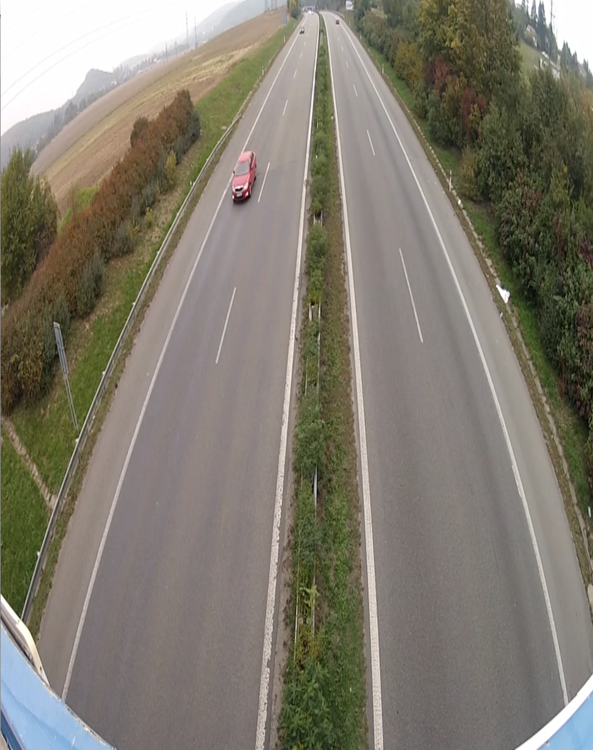
#> input picture dasdadasdasdasd.jpg, 593 x 750 px
$ python rectification.py dasdadasdasdasd.jpg
#> lines starting #> are read from the running program, lines starting #| are printed output that depends on the picture
"""Automated Rectification of Image.

References
----------
1.  Chaudhury, Krishnendu, Stephen DiVerdi, and Sergey Ioffe.
    "Auto-rectification of user photos." 2014 IEEE International Conference on
    Image Processing (ICIP). IEEE, 2014.
2.  Bazin, Jean-Charles, and Marc Pollefeys. "3-line RANSAC for orthogonal
    vanishing point detection." 2012 IEEE/RSJ International Conference on
    Intelligent Robots and Systems. IEEE, 2012.
"""

from skimage import feature, color, transform, io
import numpy as np
import logging
import cv2

def compute_edgelets(image, sigma=3):
    """Create edgelets as in the paper.

    Uses canny edge detection and then finds (small) lines using probabilstic
    hough transform as edgelets.

    Parameters
    ----------
    image: ndarray
        Image for which edgelets are to be computed.
    sigma: float
        Smoothing to be used for canny edge detection.

    Returns
    -------
    locations: ndarray of shape (n_edgelets, 2)
        Locations of each of the edgelets.
    directions: ndarray of shape (n_edgelets, 2)
        Direction of the edge (tangent) at each of the edgelet.
    strengths: ndarray of shape (n_edgelets,)
        Length of the line segments detected for the edgelet.
    """
    gray_img = color.rgb2gray(image)
    edges = feature.canny(gray_img, sigma)
    lines = transform.probabilistic_hough_line(edges, line_length=3,
                                               line_gap=2)

    locations = []
    directions = []
    strengths = []

    for p0, p1 in lines:
        p0, p1 = np.array(p0), np.array(p1)
        locations.append((p0 + p1) / 2)
        directions.append(p1 - p0)
        strengths.append(np.linalg.norm(p1 - p0))

    # convert to numpy arrays and normalize
    locations = np.array(locations)
    directions = np.array(directions)
    strengths = np.array(strengths)

    directions = np.array(directions) / \
        np.linalg.norm(directions, axis=1)[:, np.newaxis]

    return (locations, directions, strengths)


def edgelet_lines(edgelets):
    """Compute lines in homogenous system for edglets.

    Parameters
    ----------
    edgelets: tuple of ndarrays
        (locations, directions, strengths) as computed by `compute_edgelets`.

    Returns
    -------
    lines: ndarray of shape (n_edgelets, 3)
        Lines at each of edgelet locations in homogenous system.
    """
    locations, directions, _ = edgelets
    normals = np.zeros_like(directions)
    normals[:, 0] = directions[:, 1]
    normals[:, 1] = -directions[:, 0]
    p = -np.sum(locations * normals, axis=1)
    lines = np.concatenate((normals, p[:, np.newaxis]), axis=1)
    return lines


def compute_votes(edgelets, model, threshold_inlier=5):
    """Compute votes for each of the edgelet against a given vanishing point.

    Votes for edgelets which lie inside threshold are same as their strengths,
    otherwise zero.

    Parameters
    ----------
    edgelets: tuple of ndarrays
        (locations, directions, strengths) as computed by `compute_edgelets`.
    model: ndarray of shape (3,)
        Vanishing point model in homogenous cordinate system.
    threshold_inlier: float
        Threshold to be used for computing inliers in degrees. Angle between
        edgelet direction and line connecting the  Vanishing point model and
        edgelet location is used to threshold.

    Returns
    -------
    votes: ndarry of shape (n_edgelets,)
        Votes towards vanishing point model for each of the edgelet.

    """
    vp = model[:2] / model[2]

    locations, directions, strengths = edgelets

    est_directions = locations - vp
    dot_prod = np.sum(est_directions * directions, axis=1)
    abs_prod = np.linalg.norm(directions, axis=1) * \
        np.linalg.norm(est_directions, axis=1)
    abs_prod[abs_prod == 0] = 1e-5

    cosine_theta = dot_prod / abs_prod
    theta = np.arccos(np.abs(cosine_theta))

    theta_thresh = threshold_inlier * np.pi / 180
    return (theta < theta_thresh) * strengths


def ransac_vanishing_point(edgelets, num_ransac_iter=2000, threshold_inlier=5):
    """Estimate vanishing point using Ransac.

    Parameters
    ----------
    edgelets: tuple of ndarrays
        (locations, directions, strengths) as computed by `compute_edgelets`.
    num_ransac_iter: int
        Number of iterations to run ransac.
    threshold_inlier: float
        threshold to be used for computing inliers in degrees.

    Returns
    -------
    best_model: ndarry of shape (3,)
        Best model for vanishing point estimated.

    Reference
    ---------
    Chaudhury, Krishnendu, Stephen DiVerdi, and Sergey Ioffe.
    "Auto-rectification of user photos." 2014 IEEE International Conference on
    Image Processing (ICIP). IEEE, 2014.
    """
    locations, directions, strengths = edgelets
    lines = edgelet_lines(edgelets)

    num_pts = strengths.size

    arg_sort = np.argsort(-strengths)
    first_index_space = arg_sort[:num_pts // 5]
    second_index_space = arg_sort[:num_pts // 2]

    best_model = None
    best_votes = np.zeros(num_pts)

    for ransac_iter in range(num_ransac_iter):
        ind1 = np.random.choice(first_index_space)
        ind2 = np.random.choice(second_index_space)

        l1 = lines[ind1]
        l2 = lines[ind2]

        current_model = np.cross(l1, l2)

        if np.sum(current_model**2) < 1 or current_model[2] == 0:
            # reject degenerate candidates
            continue

        current_votes = compute_votes(
            edgelets, current_model, threshold_inlier)

        if current_votes.sum() > best_votes.sum():
            best_model = current_model
            best_votes = current_votes
            logging.info("Current best model has {} votes at iteration {}".format(
                current_votes.sum(), ransac_iter))

    return best_model


# [112 lines left out: functions ransac_3_line, reestimate_model, not called in this run]


def remove_inliers(model, edgelets, threshold_inlier=10):
    """Remove all inlier edglets of a given model.

    Parameters
    ----------
    model: ndarry of shape (3,)
        Vanishing point model in homogenous coordinates which is to be
        reestimated.
    edgelets: tuple of ndarrays
        (locations, directions, strengths) as computed by `compute_edgelets`.
    threshold_inlier: float
        threshold to be used for finding inlier edgelets.

    Returns
    -------
    edgelets_new: tuple of ndarrays
        All Edgelets except those which are inliers to model.
    """
    inliers = compute_votes(edgelets, model, 10) > 0
    locations, directions, strengths = edgelets
    locations = locations[~inliers]
    directions = directions[~inliers]
    strengths = strengths[~inliers]
    edgelets = (locations, directions, strengths)
    return edgelets


def compute_homography_and_warp(image, vp1, vp2, clip=True, clip_factor=3):
    """Compute homography from vanishing points and warp the image.

    It is assumed that vp1 and vp2 correspond to horizontal and vertical
    directions, although the order is not assumed.
    Firstly, projective transform is computed to make the vanishing points go
    to infinty so that we have a fronto parellel view. Then,Computes affine
    transfom  to make axes corresponding to vanishing points orthogonal.
    Finally, Image is translated so that the image is not missed. Note that
    this image can be very large. `clip` is provided to deal with this.

    Parameters
    ----------
    image: ndarray
        Image which has to be wrapped.
    vp1: ndarray of shape (3, )
        First vanishing point in homogenous coordinate system.
    vp2: ndarray of shape (3, )
        Second vanishing point in homogenous coordinate system.
    clip: bool, optional
        If True, image is clipped to clip_factor.
    clip_factor: float, optional
        Proportion of image in multiples of image size to be retained if gone
        out of bounds after homography.
    Returns
    -------
    warped_img: ndarray
        Image warped using homography as described above.
    """
    # Find Projective Transform
    vanishing_line = np.cross(vp1, vp2)
    H = np.eye(3)
    H[2] = vanishing_line / vanishing_line[2]
    H = H / H[2, 2]

    # Find directions corresponding to vanishing points
    v_post1 = np.dot(H, vp1)
    v_post2 = np.dot(H, vp2)
    v_post1 = v_post1 / np.sqrt(v_post1[0]**2 + v_post1[1]**2)
    v_post2 = v_post2 / np.sqrt(v_post2[0]**2 + v_post2[1]**2)

    directions = np.array([[v_post1[0], -v_post1[0], v_post2[0], -v_post2[0]],
                           [v_post1[1], -v_post1[1], v_post2[1], -v_post2[1]]])

    thetas = np.arctan2(directions[0], directions[1])

    # Find direction closest to horizontal axis
    h_ind = np.argmin(np.abs(thetas))

    # Find positve angle among the rest for the vertical axis
    if h_ind // 2 == 0:
        v_ind = 2 + np.argmax([thetas[2], thetas[3]])
    else:
        v_ind = np.argmax([thetas[2], thetas[3]])

    A1 = np.array([[directions[0, v_ind], directions[0, h_ind], 0],
                   [directions[1, v_ind], directions[1, h_ind], 0],
                   [0, 0, 1]])
    # Might be a reflection. If so, remove reflection.
    if np.linalg.det(A1) < 0:
        A1[:, 0] = -A1[:, 0]

    A = np.linalg.inv(A1)

    # Translate so that whole of the image is covered
    inter_matrix = np.dot(A, H)

    cords = np.dot(inter_matrix, [[0, 0, image.shape[1], image.shape[1]],
                                  [0, image.shape[0], 0, image.shape[0]],
                                  [1, 1, 1, 1]])
    cords = cords[:2] / cords[2]

    tx = min(0, cords[0].min())
    ty = min(0, cords[1].min())

    max_x = cords[0].max() - tx
    max_y = cords[1].max() - ty

    if clip:
        # These might be too large. Clip them.
        max_offset = max(image.shape) * clip_factor / 2
        tx = max(tx, -max_offset)
        ty = max(ty, -max_offset)

        max_x = min(max_x, -tx + max_offset)
        max_y = min(max_y, -ty + max_offset)

    max_x = int(max_x)
    max_y = int(max_y)

    T = np.array([[1, 0, -tx],
                  [0, 1, -ty],
                  [0, 0, 1]])

    final_homography = np.dot(T, inter_matrix)

    warped_img = transform.warp(image, np.linalg.inv(final_homography),
                                output_shape=(max_y, max_x))
    return warped_img


# [47 lines left out: functions vis_edgelets, draw_edgelets, vis_model, not called in this run]


def rectify_image(image, clip_factor=6, algorithm='independent',
                  reestimate=False):
    """Rectified image with vanishing point computed using ransac.

    Parameters
    ----------
    image: ndarray
        Image which has to be rectified.
    clip_factor: float, optional
        Proportion of image in multiples of image size to be retained if gone
        out of bounds after homography.
    algorithm: one of {'3-line', 'independent'}
        independent ransac algorithm finds the orthogonal vanishing points by
        applying ransac twice.
        3-line algorithm finds the orthogonal vanishing points together, but
        assumes knowledge of focal length.
    reestimate: bool
        If ransac results are to be reestimated using least squares with
        inlers. Turn this off if getting bad results.
    Returns
    -------
    warped_img: ndarray
        Rectified image.
    """
    if type(image) is not np.ndarray:
        image = io.imread(image)

    # Compute all edgelets.
    edgelets1 = compute_edgelets(image)

    if algorithm == 'independent':
        # Find first vanishing point
        vp1 = ransac_vanishing_point(edgelets1, 2000, threshold_inlier=5)
        if reestimate:
            vp1 = reestimate_model(vp1, edgelets1, 5)

        # Remove inlier to remove dominating direction.
        edgelets2 = remove_inliers(vp1, edgelets1, 10)

        # Find second vanishing point
        vp2 = ransac_vanishing_point(edgelets2, 2000, threshold_inlier=5)
        if reestimate:
            vp2 = reestimate_model(vp2, edgelets2, 5)
    elif algorithm == '3-line':
        focal_length = None
        vp1, vp2 = ransac_3_line(edgelets1, focal_length,
                                 num_ransac_iter=3000, threshold_inlier=5)
    else:
        raise KeyError(
            "Parameter 'algorithm' has to be one of {'3-line', 'independent'}")

    # Compute the homography and warp
    warped_img = compute_homography_and_warp(image, vp1, vp2,
                                             clip_factor=clip_factor)

    return warped_img

# [53 lines left out: functions detect_feature_harris, detect_feature_ShiTomasi, draw_features, not called in this run]

if __name__ == '__main__':
    import sys
    image_name = sys.argv[-1]
    image = io.imread(image_name)
#> image is the input picture: shape (750, 593, 3); mean R, G, B 128.9, 123.6, 111.6
    print("Rectifying {}".format(image_name))
    save_name = '.'.join(image_name.split('.')[:-1]) + '_warped.png'
    io.imsave(save_name, rectify_image(image_name, 4, algorithm='independent'))
#> in compute_edgelets, `gray_img = color.rgb2gray(image)`:
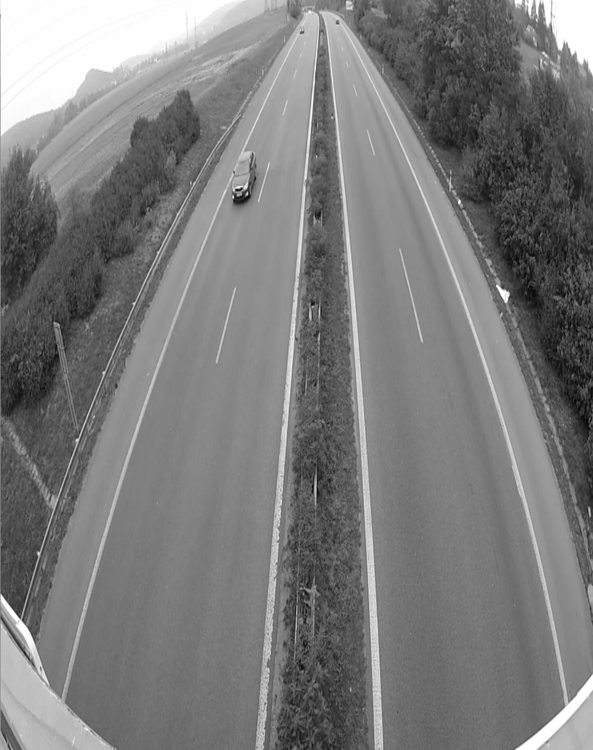
#> gray_img: shape (750, 593) float64; min 0.0154, max 1, mean 0.486
#> in compute_edgelets, `edges = feature.canny(gray_img, sigma)`:
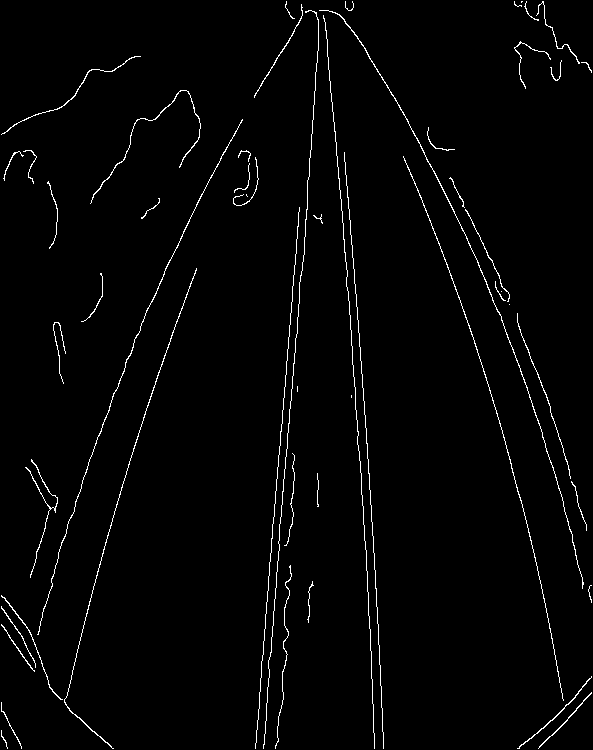
#> edges: shape (750, 593) bool; 1.9% white in thin lines or dots
#> in compute_edgelets, `lines = transform.probabilistic_hough_line(edges, line_length=3, line_..`: lines = 687 items
#> the loop in compute_edgelets, `for p0, p1 in lines:` made 687 passes
#> (p0, p1) on passes 1 to 3: ([298, 316], [298, 309]), ([291, 397], [295, 341]), ([361, 373], [355, 284])
#> after the loop in compute_edgelets, `for p0, p1 in lines:`: directions = 687 pairs, first value -68 to 52, second value -160 to 0; locations = 687 pairs, first value 1 to 590.5, second value 2.5 to 746.5; strengths = 687 values, max 168.2 at index 42, min 3 at index 40, mean 13.6
#> in compute_edgelets, `directions = np.array(directions) / \ np.linalg.norm(directions, axis=..`: directions = 687 pairs, first value -1 to 1, second value -1 to 0
#> in rectify_image, `edgelets1 = compute_edgelets(image)`: edgelets1 = 3 point arrays, longest 687 points
#> in edgelet_lines, `p = -np.sum(locations * normals, axis=1)`: p = 687 values, max 910 at index 465, min -493.8 at index 313, mean 258.2
#> in edgelet_lines, `lines = np.concatenate((normals, p[:, np.newaxis]), axis=1)`: lines = 687 rows, first 8: [-1, 0, 298], [-0.997, -0.0712, 318.5], [-0.998, 0.0673, 335.1], [-1, 0, 342], [-1, 0, 289], [-0.998, 0.0665, 327.6], [-1, 0, 288], [-1, 0, 343]
#> in ransac_vanishing_point, `arg_sort = np.argsort(-strengths)`: arg_sort = 687 values, max 686 at index 616, min 0 at index 384, mean 343
#> in ransac_vanishing_point, `first_index_space = arg_sort[:num_pts // 5]`: first_index_space = 137 values, max 563 at index 50, min 1 at index 22, mean 175.6
#> in ransac_vanishing_point, `second_index_space = arg_sort[:num_pts // 2]`: second_index_space = 343 values, max 669 at index 209, min 1 at index 22, mean 265.2
#> the loop in ransac_vanishing_point, `for ransac_iter in range(num_ransac_iter):` made 2000 passes
#> (ind1, ind2, l1, l2, vp in compute_votes, best_model) on passes 1, 2, 3, 8, 15, 54: (402, 114, [-0.865, 0.502, -212.3], [-0.999, -0.0499, 319.2], [274.7, 896.1], [149.7, 488.1, 0.545]), (199, 204, [-0.999, 0.0357, 350], [-0.958, 0.287, 395.5], [341.7, -237.3], [-86.44, 60.04, -0.253]), (96, 15, [-0.928, -0.371, 251.4], [-0.997, -0.0793, 320.7], [334.4, -158.9], [-99.17, 47.13, -0.297]), (197, 196, [-0.951, -0.309, 265.1], [-0.903, 0.43, 330.2], [314, -108.5], [-216, 74.65, -0.688]), (125, 382, [-0.943, -0.334, 274.2], [-0.906, 0.423, 333.3], [324.1, -93.66], [-227.2, 65.67, -0.701]), (44, 110, [-0.997, -0.0748, 310.6], [-0.998, 0.0665, 325.1], [319.1, -101.4], [-44.98, 14.29, -0.141])
#> (ind1, ind2, best_model) on passes 67, 1870: (164, 439, [-144.5, 49.67, -0.449]), (80, 158, [-126, 37.2, -0.393])
#> after the loop in ransac_vanishing_point, `for ransac_iter in range(num_ransac_iter):`: best_votes = 687 values, max 168.2 at index 42, min 0 at index 19, mean 8.43
#> in rectify_image, `vp1 = ransac_vanishing_point(edgelets1, 2000, threshold_inlier=5)`: vp1 = [-126, 37.2, -0.393]
#> in remove_inliers, `locations = locations[~inliers]`: locations = 236 pairs, first value 1 to 589.5, second value 2.5 to 745.5
#> in remove_inliers, `directions = directions[~inliers]`: directions = 236 pairs, first value -1 to 1, second value -1 to 0
#> in remove_inliers, `strengths = strengths[~inliers]`: strengths = 236 values, max 91.92 at index 0, min 3 at index 53, mean 10.36
#> in remove_inliers, `edgelets = (locations, directions, strengths)`: edgelets = 3 point arrays, longest 236 points
#> in edgelet_lines (call 2), `lines = np.concatenate((normals, p[:, np.newaxis]), axis=1)`: lines = 236 rows, first 8: [-0.859, -0.511, 267.9], [-0.986, 0.164, 436], [-0.243, 0.97, 69.12], [-0.856, 0.518, 286.2], [-0.868, -0.496, 267.9], [-0.868, -0.496, 268.7], [-1, 0, 257], [-0.707, 0.707, -451.8]
#> the loop in ransac_vanishing_point (call 2), `for ransac_iter in range(num_ransac_iter):` made 2000 passes
#> (ind1, ind2, l1, l2, vp in compute_votes, best_model) on passes 1, 2, 4: (75, 233, [-0.707, -0.707, 908.6], [-0.962, 0.275, 522.4], [708.1, 576.9], [-619, -504.3, -0.874]), (163, 87, [-0.789, 0.614, -364.5], [-0.737, -0.676, 903.1], [312.5, 995.5], [308.1, 981.5, 0.986]), (30, 145, [-0.707, -0.707, 897.3], [-0.868, 0.496, -200.8], [314.3, 954.7], [-303.2, -921.1, -0.965])
#> (ind1, ind2, l1, l2, current_model, vp in compute_votes) on passes 3, 5, 6, 7, 8, 9: (26, 2, [-0.394, -0.919, 119.5], [-0.243, 0.97, 69.12], [-179.5, -1.75, -0.605], [296.6, 2.89]), (9, 79, [-0.733, -0.68, 893.7], [-1, 0, 519], [-353.2, -513.4, -0.68], [519, 754.5]), (116, 101, [-0.934, 0.356, -197.7], [-0.707, 0.707, -451.1], [-20.8, -281.8, -0.409], [50.85, 688.8]), (102, 212, [-0.954, 0.298, 517.9], [-0.874, -0.486, 107.3], [283.5, -350.3, 0.724], [391.5, -483.7]), (143, 3, [-0.926, -0.379, 69.96], [-0.856, 0.518, 286.2], [-144.6, 205, -0.803], [180, -255.3]), (8, 215, [-0.84, 0.543, 279.2], [-0.848, -0.53, 113.3], [209.5, -141.6, 0.906], [231.4, -156.4])
#> in compute_homography_and_warp, `warped_img = transform.warp(image, np.linalg.inv(final_homography), ou..`:
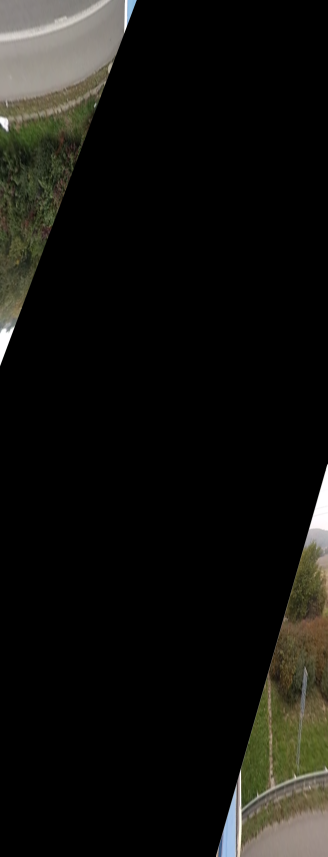
#> warped_img: shape (1714, 655, 3) float64 (shown at 1/2 size); mean R, G, B 0.0715, 0.0697, 0.0569
#> (the run stopped early here; a loop or call above may not have finished)
